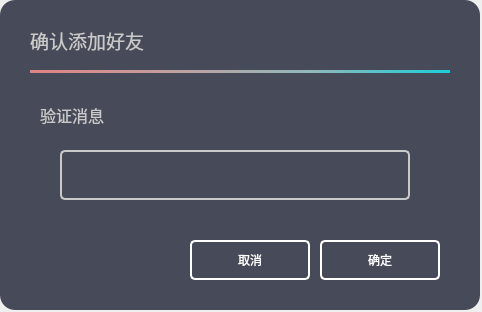
<?xml version="1.0" encoding="UTF-8"?>
<ui version="4.0">
 <class>AddPersonConfirm</class>
 <widget class="QWidget" name="AddPersonConfirm">
  <property name="geometry">
   <rect>
    <x>0</x>
    <y>0</y>
    <width>482</width>
    <height>312</height>
   </rect>
  </property>
  <property name="windowTitle">
   <string>Form</string>
  </property>
  <widget class="QWidget" name="widget" native="true">
   <property name="geometry">
    <rect>
     <x>0</x>
     <y>0</y>
     <width>480</width>
     <height>310</height>
    </rect>
   </property>
   <property name="styleSheet">
    <string notr="true">background-color:#474a59;
border:none;
border-radius:15px</string>
   </property>
   <widget class="QLabel" name="addPersonLabel">
    <property name="geometry">
     <rect>
      <x>30</x>
      <y>20</y>
      <width>200</width>
      <height>40</height>
     </rect>
    </property>
    <property name="font">
     <font>
      <family>等线</family>
      <pointsize>14</pointsize>
     </font>
    </property>
    <property name="styleSheet">
     <string notr="true">color:#c9c9c9;</string>
    </property>
    <property name="text">
     <string>确认添加好友</string>
    </property>
    <property name="alignment">
     <set>Qt::AlignLeading|Qt::AlignLeft|Qt::AlignVCenter</set>
    </property>
   </widget>
   <widget class="QPushButton" name="closeBtn">
    <property name="enabled">
     <bool>true</bool>
    </property>
    <property name="geometry">
     <rect>
      <x>430</x>
      <y>10</y>
      <width>40</width>
      <height>40</height>
     </rect>
    </property>
    <property name="styleSheet">
     <string notr="true">#closeBtn{

            border-radius: 5px;
}
#closeBtn:hover
{
            background-color: rgba(255,255,255,.3);
}
</string>
    </property>
    <property name="text">
     <string/>
    </property>
    <property name="icon">
     <iconset resource="res.qrc">
      <normaloff>:/Asserts/icons/close.svg</normaloff>:/Asserts/icons/close.svg</iconset>
    </property>
    <property name="autoDefault">
     <bool>false</bool>
    </property>
    <property name="flat">
     <bool>true</bool>
    </property>
   </widget>
   <widget class="QLabel" name="underLine">
    <property name="geometry">
     <rect>
      <x>30</x>
      <y>70</y>
      <width>420</width>
      <height>3</height>
     </rect>
    </property>
    <property name="styleSheet">
     <string notr="true">#underLine
{
    background-color:qlineargradient(spread:pad, x1:0, y1:0, x2:1, y2:0, stop:0  #e38283 ,stop:0.33 #c19f9e, stop:0.67 #91b8bb,stop:1 #1bced8);

}</string>
    </property>
    <property name="text">
     <string/>
    </property>
   </widget>
   <widget class="QPushButton" name="pushButton_ok">
    <property name="geometry">
     <rect>
      <x>320</x>
      <y>240</y>
      <width>120</width>
      <height>40</height>
     </rect>
    </property>
    <property name="sizePolicy">
     <sizepolicy hsizetype="Expanding" vsizetype="Fixed">
      <horstretch>0</horstretch>
      <verstretch>0</verstretch>
     </sizepolicy>
    </property>
    <property name="styleSheet">
     <string notr="true">#pushButton_ok
{
	background-color:transparent;
	color:#fff;
	border:2px solid #fff;
	border-radius:5px;
}
#pushButton_ok:hover
{
	background-color:rgba(32, 202, 100,0.5);
	color:#fff;
}</string>
    </property>
    <property name="text">
     <string>确定</string>
    </property>
   </widget>
   <widget class="QPushButton" name="pushButton_cancel">
    <property name="geometry">
     <rect>
      <x>190</x>
      <y>240</y>
      <width>120</width>
      <height>40</height>
     </rect>
    </property>
    <property name="sizePolicy">
     <sizepolicy hsizetype="Expanding" vsizetype="Fixed">
      <horstretch>0</horstretch>
      <verstretch>0</verstretch>
     </sizepolicy>
    </property>
    <property name="styleSheet">
     <string notr="true">#pushButton_cancel
{
	background-color:transparent;
	color:#fff;
	border:2px solid #fff;
	border-radius:5px;
}
#pushButton_cancel:hover
{
	background-color:#fff;
	color:#000;
}</string>
    </property>
    <property name="text">
     <string>取消</string>
    </property>
   </widget>
   <widget class="QLabel" name="label">
    <property name="geometry">
     <rect>
      <x>40</x>
      <y>90</y>
      <width>380</width>
      <height>50</height>
     </rect>
    </property>
    <property name="font">
     <font>
      <family>等线</family>
      <pointsize>12</pointsize>
     </font>
    </property>
    <property name="styleSheet">
     <string notr="true">background-color:transparent;
color:#c9c9c9;</string>
    </property>
    <property name="text">
     <string>验证消息</string>
    </property>
    <property name="alignment">
     <set>Qt::AlignLeading|Qt::AlignLeft|Qt::AlignVCenter</set>
    </property>
   </widget>
   <widget class="QLineEdit" name="verifiMsg">
    <property name="geometry">
     <rect>
      <x>60</x>
      <y>150</y>
      <width>350</width>
      <height>50</height>
     </rect>
    </property>
    <property name="styleSheet">
     <string notr="true">#verifiMsg
{
	border:2px solid #c9c9c9;
	border-radius:5px;	
	color:#fff;
}
#verifiMsg:focus
{
	background-color:#fff;
	color:#000;
}</string>
    </property>
   </widget>
  </widget>
 </widget>
 <resources>
  <include location="res.qrc"/>
 </resources>
 <connections/>
</ui>
